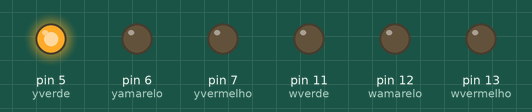
Simulated run of this sketch. Board: Arduino Uno, built with avr-gcc and run on an emulated ATmega328P. Shown: output pins drawn as LEDs (lit = HIGH).

Above: at 2.95 s.
At 10.75 s:
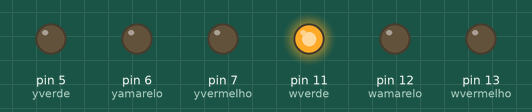
At 19.95 s:
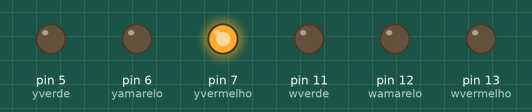
At 24.47 s:
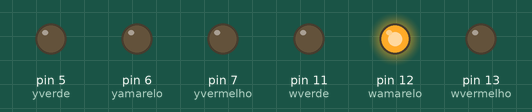
At 29.3 s:
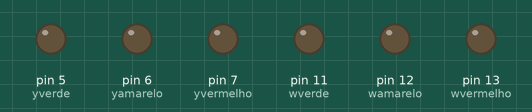
At 38.5 s:
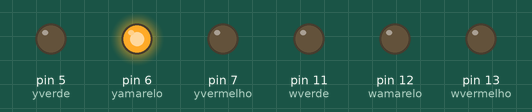
Timing chart, 0 to 40.0 s (numbered marks = the images above):
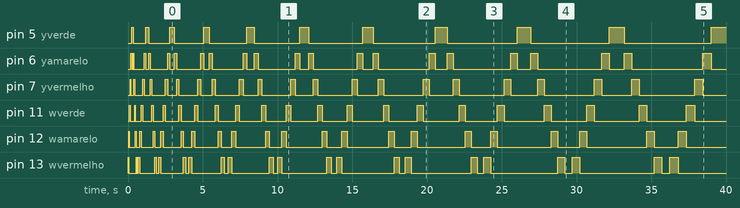

Measured:
- by itself, pin 5 (yverde): LOW → HIGH at 0.25 s, → LOW 0.10 s later, → HIGH 0.85 s later, → LOW 0.20 s later, … (21 changes in this stretch)

The sketch:

sequencia.ino
```cpp
int wvermelho = 13; // saidas do arduino
int wamarelo = 12;
int wverde = 11;

int yvermelho = 7; // saidas do arduino
int yamarelo = 6;
int yverde = 5;
int temp = 50;

void setup()
{
  pinMode(wvermelho, OUTPUT);
  pinMode(wamarelo, OUTPUT);
  pinMode(wverde, OUTPUT);

  pinMode(yvermelho, OUTPUT);
  pinMode(yamarelo, OUTPUT);
  pinMode(yverde, OUTPUT);
}

void loop() //vai e volta e ele vai ficando mais lento
{
         /* IDA */
         /* 1 */
  digitalWrite(wvermelho, HIGH);
  delay (temp);
  digitalWrite(wvermelho, LOW);

  digitalWrite(wamarelo, HIGH);
  delay (temp);
  digitalWrite(wamarelo, LOW);

  digitalWrite(wverde, HIGH);
  delay (temp);
  digitalWrite(wverde, LOW);

        /* 2 */
  digitalWrite(yvermelho, HIGH);
  delay (temp);
  digitalWrite(yvermelho, LOW);

  digitalWrite(yamarelo, HIGH);
  delay (temp);
  digitalWrite(yamarelo, LOW);

  digitalWrite(yverde, HIGH);
  delay (temp);
  digitalWrite(yverde, LOW);

        /* VOLTA */
        /* 1 */
  digitalWrite(yverde, HIGH);
  delay (temp);
  digitalWrite(yverde, LOW);

  digitalWrite(yamarelo, HIGH);
  delay (temp);
  digitalWrite(yamarelo, LOW);

  digitalWrite(yvermelho, HIGH);
  delay (temp);
  digitalWrite(yvermelho, LOW);

        /* 2 */
  digitalWrite(wverde, HIGH);
  delay (temp);
  digitalWrite(wverde, LOW);

  digitalWrite(wamarelo, HIGH);
  delay (temp);
  digitalWrite(wamarelo, LOW);

  digitalWrite(wvermelho, HIGH);
  delay (temp);
  digitalWrite(wvermelho, LOW);

   //delay (temp + 50); //===============================

  delay (temp = temp + 50);
}
```
